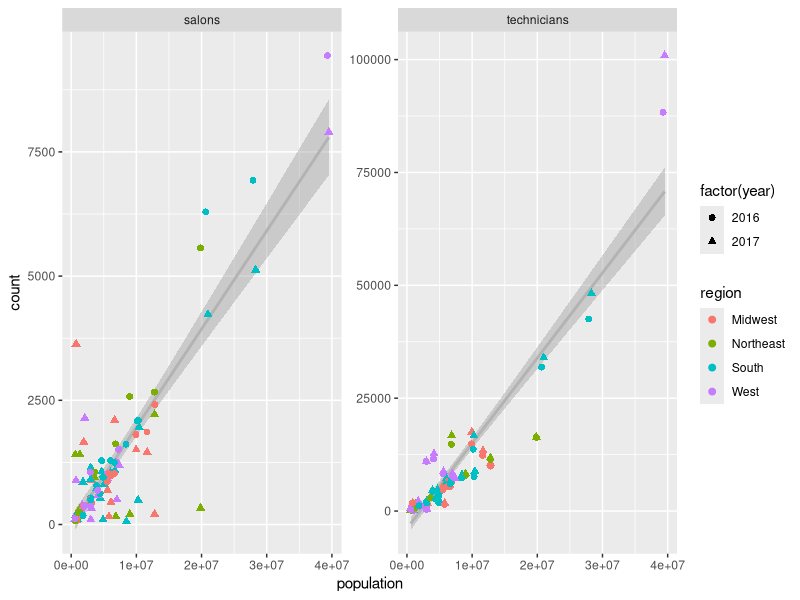

The R script that drew this image:
# load packages & import data
library(tidyverse)
tidy_nails <- read_csv("./datasets/tidy_nails.csv")

# gather
long_nails <- tidy_nails %>%
  gather(key = "kind", value = "count", technicians, salons)

# make a pretty picture
nail_art <- long_nails %>%
  ggplot(aes(x = population, y = count)) +
  geom_smooth(colour = "grey70", method = "lm") +
  geom_point(aes(colour = region, shape = factor(year)), size = 2) + 
  facet_wrap(~kind, scales = "free_y") 

# plot it
plot(nail_art)
